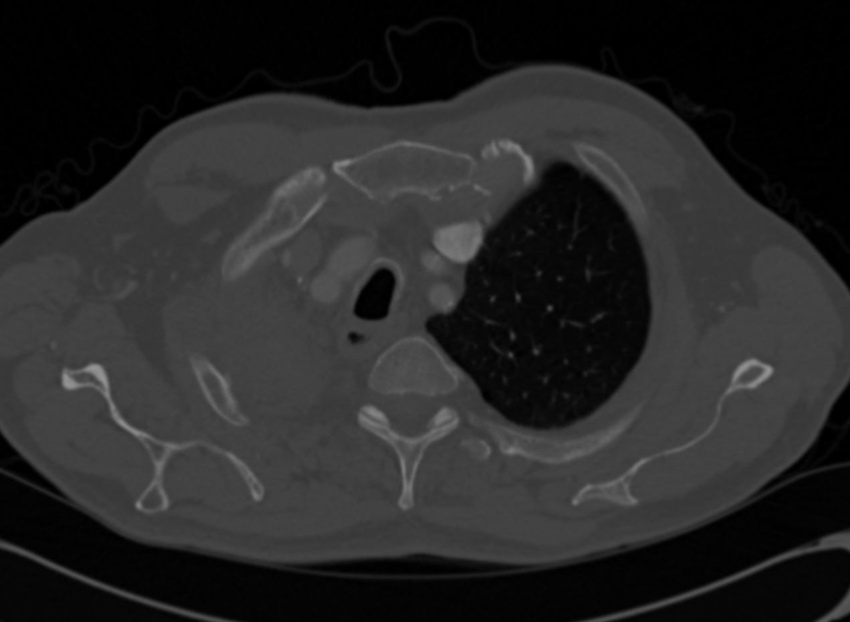
#> input picture Assignment 2/43.JPG, 850 x 622 px, shrunk from 1271 x 930 before the run, found by its file name
$ jupyter execute 'Part 1.ipynb'
#> lines starting #> are read from the running program, lines starting #| are printed output that depends on the picture; long printed decimals are rounded
[cell 1]
import numpy as np
import matplotlib.pyplot as plt
from PIL import Image
import cv2
from scipy.signal.signaltools import wiener
import skimage
from skimage import feature, io
from skimage.color import rgb2gray

# Read Input Images

[cell 2]
img1 = cv2.imread('43.jpg')
#> img1 is the input picture: shape (622, 850, 3); min 0, max 150, mean 39
img2 = cv2.imread('53.jpg')
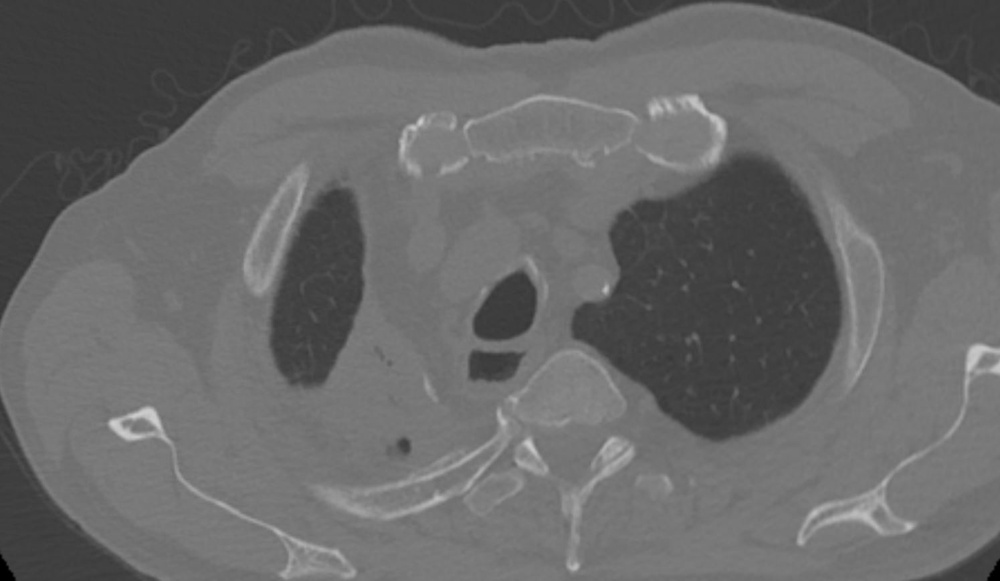
#> input picture Assignment 2/53.JPG, 1000 x 581 px, shrunk from 1495 x 869 before the run, found by its file name
#> img2 is the input picture: shape (581, 1000, 3); min 0, max 207, mean 105
img1 = cv2.cvtColor(img1, cv2.COLOR_BGR2GRAY)
#> img1: shape (622, 850)
img2 = cv2.cvtColor(img2, cv2.COLOR_BGR2GRAY)
#> img2: shape (581, 1000)

_, (plot1, plot2) = plt.subplots(1, 2)
plot1.title.set_text('Image 1')
plot2.title.set_text('Image 2')
plot1.imshow(img1, cmap='gray')
plot2.imshow(img2, cmap='gray')
plt.show()
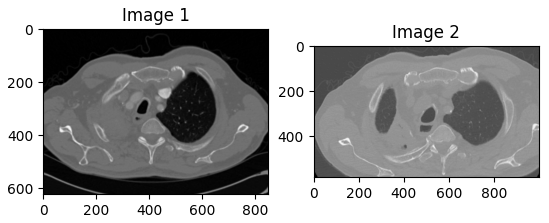
#> figure drawn by matplotlib, 2 panels

[cell 3]
#hist1 = plt.hist(img1.ravel(),256,[0,256])
#plt.title('Histogram of Image 1')
#hist2 = plt.hist(img2.ravel(),256,[0,256])


_, (plot1, plot2) = plt.subplots(1, 2)
plot1.title.set_text('Image 1')
plot2.title.set_text('Image 2')
plot1.hist(img1.ravel(),256,[0,256])
plot2.hist(img2.ravel(),256,[0,256])
plt.show()
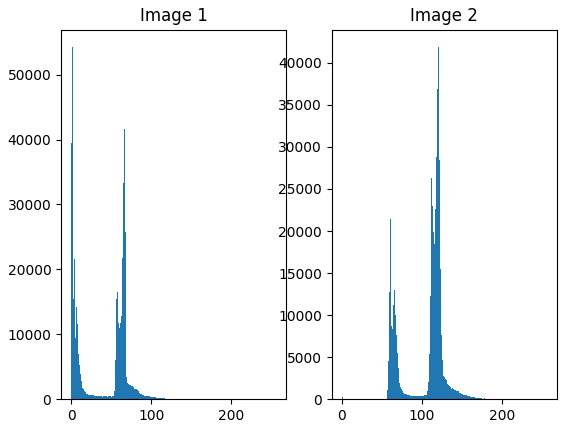
#> figure drawn by matplotlib, 2 panels; panel 1: tallest bar 54230 high, from x = 1 to 2; panel 2: tallest bar 41857 high, from x = 120 to 121

[cell 4]
imgfm = cv2.blur(img2, (3,3))
res = abs(img2 - imgfm)
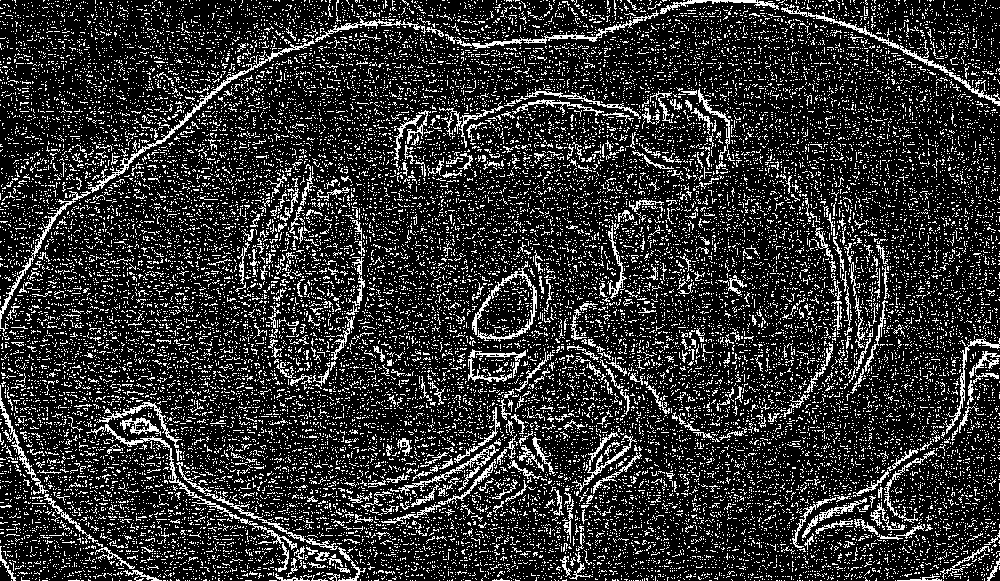
#> res: shape (581, 1000); min 0, max 255, mean 48.7

[cell 5]
#t = [np.where(residual != 0)]
plt.hist(res.ravel(),255,[1,256])
plt.show()
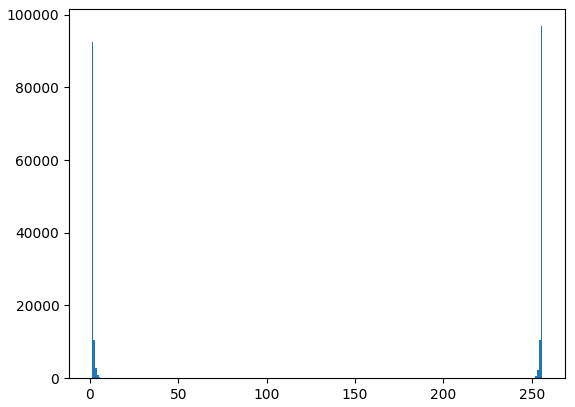
#> figure drawn by matplotlib, 1 panel; tallest bar 96827 high, from x = 255 to 256

# Adding noise manually

[cell 6]
#img = img1
img = img2

# Add Noise

[cell 7]
height,width = np.shape(img)
#> height = 581; width = 1000

[cell 8]
gauss = np.random.normal(0,5,(height,width))
g = plt.hist(gauss.ravel(),256,[0,256])
plt.show()
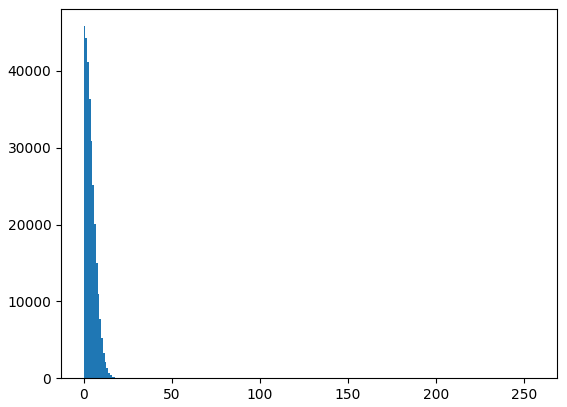
#> figure drawn by matplotlib, 1 panel; tallest bar 45831 high, from x = 0 to 1

[cell 9]
noisy = img + gauss
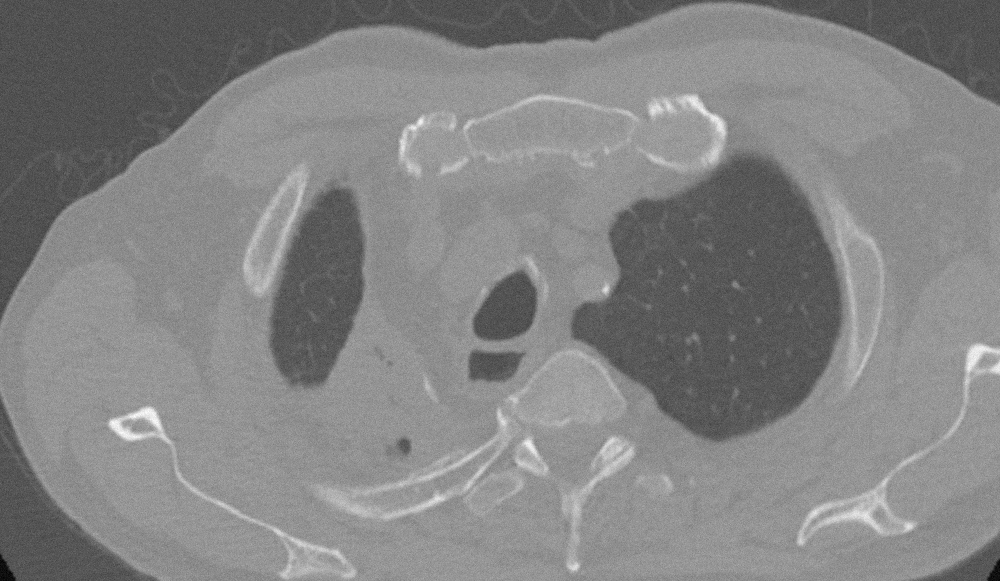
#> noisy: shape (581, 1000) float64; min -12.88, max 214.7, mean 105; drawn with min black and max white

[cell 10]
plt.imshow(noisy, cmap='gray')

[cell 11]
def PSNR(original, processed):
    mse = np.mean((original - processed) ** 2)
    max_pixel = 255.0
    psnr = 20 * np.log10(max_pixel / np.sqrt(mse))
    print(psnr)

# Wiener filter

[cell 12]
imgfw = wiener(noisy, (3,3))

#img1 = img1.astype('int8')

plt.imshow(imgfw, cmap='gray')

[cell 13]
plt.hist(abs(noisy-imgfw).ravel(),256,[0,256])
plt.show()
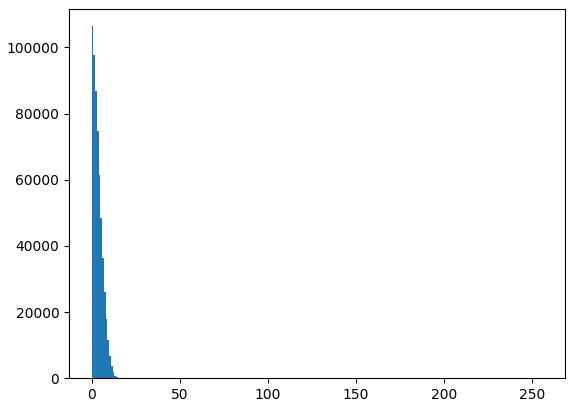
#> figure drawn by matplotlib, 1 panel; tallest bar 106388 high, from x = 0 to 1

[cell 14]
PSNR(img,imgfw)
#> in PSNR, `mse = np.mean((original - processed) ** 2)`: mse = 3.98
#> in PSNR, `psnr = 20 * np.log10(max_pixel / np.sqrt(mse))`: psnr = 42.13
#| 42.133

# Gaussian filter

[cell 15]
imgfg = cv2.GaussianBlur(noisy, (3, 3), 0)

plt.imshow(imgfg, cmap='gray')

[cell 16]
plt.hist(abs(noisy-imgfg).ravel(),256,[0,256])
plt.show()
#> figure, not shown here; tallest bar 113368 high, from x = 0 to 1

[cell 17]
PSNR(img,imgfg)
#| 42.252

# Mean filter

[cell 18]
#noisy1  = np.float32(noisy)

imgfm = cv2.blur(noisy, (3,3))

plt.imshow(imgfm, cmap='gray')

[cell 19]
plt.hist(abs(noisy-imgfm).ravel(),256,[0,256])
plt.show()
#> figure, not shown here; tallest bar 96091 high, from x = 0 to 1

[cell 20]
PSNR(img,imgfm)
#| 42.865

# Median filter

[cell 21]
noisy1  = np.float32(noisy)

imgfmd = cv2.medianBlur(noisy1, 3)

plt.imshow(imgfmd, cmap='gray')

[cell 22]
plt.hist(abs(noisy-imgfmd).ravel(),256,[0,256])
plt.show()
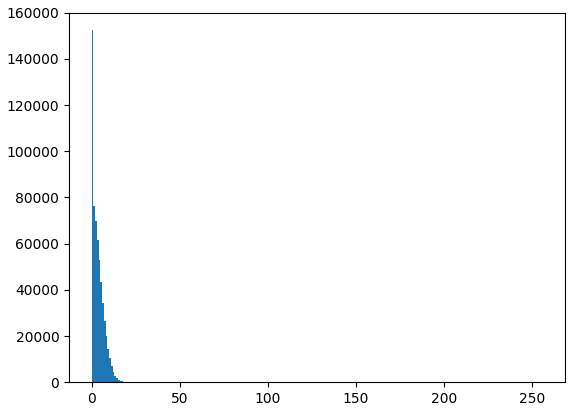
#> figure drawn by matplotlib, 1 panel; tallest bar 152441 high, from x = 0 to 1

[cell 23]
PSNR(img,imgfmd)
#| 41.217
